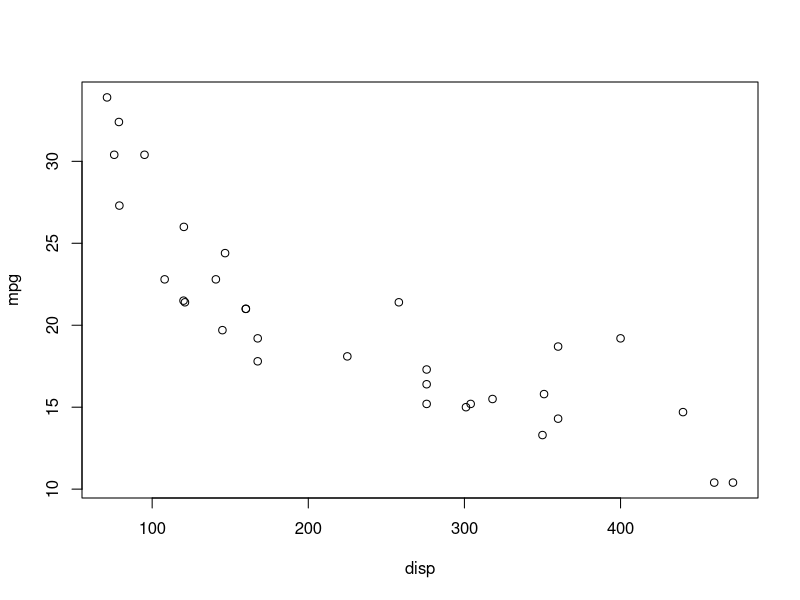

This figure's R source: (Note: this script raises an error after producing the figure.)
#Final Review

#regression

mylm <- lm(mpg ~ disp, data = mtcars)
summary(mylm)

plot(mpg ~ disp, data =mtcars)


mylm2 <- lm(Sepal.Length ~ Petal.Length + Species, data = iris)
summary(mylm2)


#Mcnemar's test

dat <- data.frame(R=c("Y", "Y", "N", "N", "Y", "N", "Y", "N", "N", "Y", "N",
                      "N", "Y", "N", "Y", "N", "N", rep("Y",3)), P=c(rep("Y",3), "N",
                                                                     rep("Y",3), "N", "N", rep("Y",5), "N", rep("Y",5)))
Oij <- table(dat$R, dat$P)
nn <- 8
data.frame(K=0:nn, PDF=dbinom(0:nn, nn, 0.5))

XX <- min(Oij[1,2], Oij[2,1])
XX
2*pbinom(XX, nn, 0.5) 

#Or just use the function:

mcnemar.test(Oij, correct = TRUE)

## Another Mcnemar

Oij <- matrix(c(40, 10, 33, 7), nrow = 2)
Oij
mcnemar.test(Oij, correct = TRUE)

#Interpretations of measures of association start on 10-17

## Chi squared example 10-40

oddsratio.wald(Oij, rev = "neither")

Oij <- matrix(c(180, 936, 215, 1421), byrow = TRUE, nrow = 2)
Oij
chisq.test(Oij, correct = FALSE)
fisher.test(Oij)

# the MH test answers the question: "is baldness associated with MI after controlling for age?"

library(abind)
S1 <- matrix(c(49,71,280,639), nrow=2)
S2 <- matrix(c(131,144,656,782), nrow=2)
mantelhaen.test(abind(S1,S2, along=3))

# 
# The Mantel-Haenszel estimate 𝜃𝑀𝐻 is developed assuming that the 𝑂𝑅s are the same
# for each stratum. If the 𝑂𝑅s are very different across strata, it doesn’t make sense to
# compute a common odds ratio. The Breslow-Day test can be used to test
# homogeneity of the strata odds ratios, i.e. 
# Rejection gives evidence against assuming a common odds ratio.


# Give one drawback to powering off a one-sided test rather than a two-sided test

# If we power off a one-sided test, we basically ignore the other side of the hypothesized null 
# value. Our power will also be higher than if we used a two-sided test, which could lead to
# incorrect sample size calculations in the long run if we find the one sided test to be
# incorrect for our experiment.





